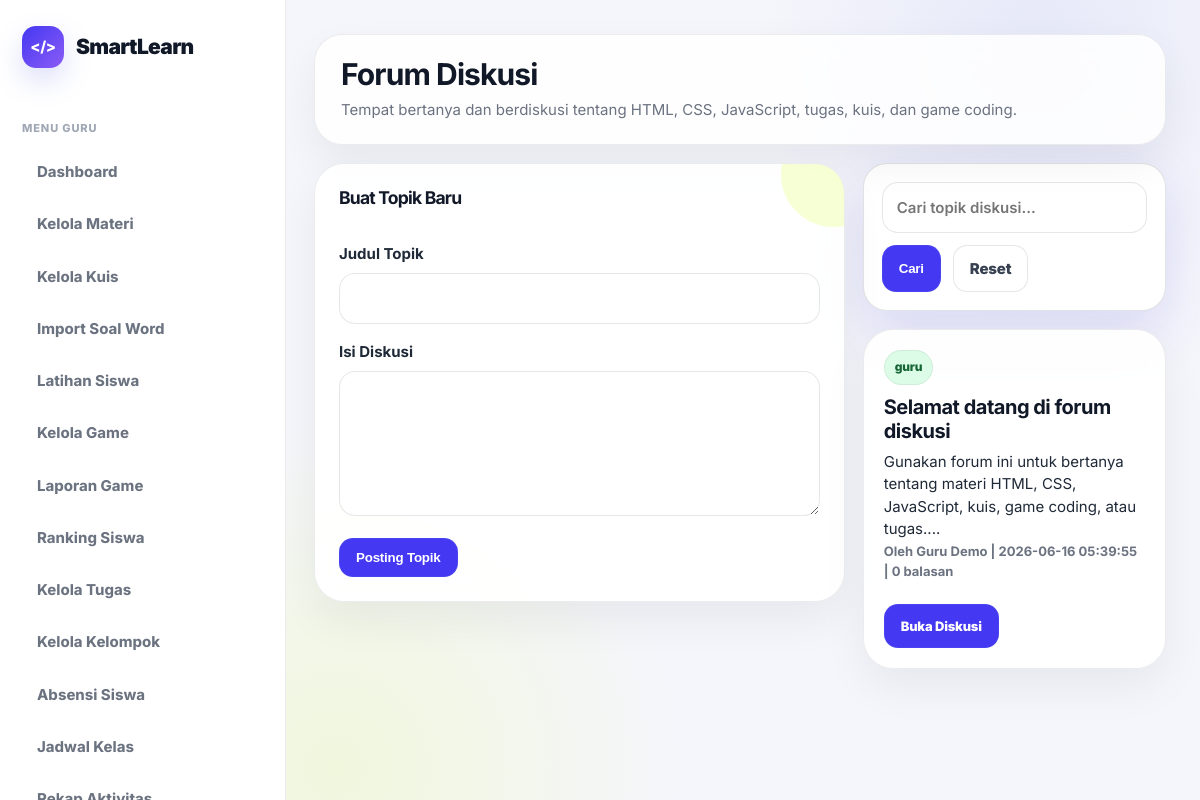
Screenshot of /pages/guru/forum.php (signed in) with the database file from the repository.
### tables this page shows
CREATE TABLE IF NOT EXISTS ui_settings (
    id_setting INT AUTO_INCREMENT PRIMARY KEY,
    app_name VARCHAR(100) NOT NULL DEFAULT 'SmartLearn',
    logo_icon VARCHAR(20) NOT NULL DEFAULT '</>',
    primary_color VARCHAR(20) NOT NULL DEFAULT '#4438f2',
    accent_color VARCHAR(20) NOT NULL DEFAULT '#d8ff3e',
    sidebar_color VARCHAR(20) NOT NULL DEFAULT '#151923',
    radius_size INT NOT NULL DEFAULT 30,
    updated_at TIMESTAMP DEFAULT CURRENT_TIMESTAMP ON UPDATE CURRENT_TIMESTAMP
);

CREATE TABLE IF NOT EXISTS forum_topics (
    id_topic INT AUTO_INCREMENT PRIMARY KEY,
    id_user INT NOT NULL,
    role VARCHAR(20) NOT NULL,
    judul VARCHAR(200) NOT NULL,
    isi TEXT NOT NULL,
    created_at TIMESTAMP DEFAULT CURRENT_TIMESTAMP,
    FOREIGN KEY (id_user) REFERENCES users(id_user) ON DELETE CASCADE
);

CREATE TABLE users (
    id_user INT AUTO_INCREMENT PRIMARY KEY,
    nama VARCHAR(100) NOT NULL,
    email VARCHAR(100) NOT NULL UNIQUE,
    password VARCHAR(255) NOT NULL,
    role ENUM('siswa','guru','admin') NOT NULL,
    kelas VARCHAR(50) DEFAULT NULL,
    created_at TIMESTAMP DEFAULT CURRENT_TIMESTAMP
);

### includes/ui_settings.php (called while the page is built, shortened)
<?php
$ui = [
    'app_name' => 'SmartLearn',
    'logo_icon' => 'SL',
    'primary_color' => '#5b6ee1',
    'accent_color' => '#d8ff3e',
    'sidebar_color' => '#ffffff',
    'radius_size' => 24,
    'font_family' => 'Inter, Arial, sans-serif',
    'font_size' => 15,
    'text_color' => '#1f2937',
    'heading_color' => '#111827',
    'panel_color' => '#ffffff',
    'theme_template' => 'smartlearn_clean'
];
if (isset($koneksi)) {
    $ui_query = @mysqli_query($koneksi, "SELECT * FROM ui_settings WHERE id_setting=1");
    if ($ui_query && mysqli_num_rows($ui_query) > 0) {
        $db_ui = mysqli_fetch_assoc($ui_query);
        foreach ($db_ui as $key => $value) {
            if ($value !== null && $value !== '') {
                $ui[$key] = $value;
            }
        }
    }
}
$ui_app_name = $ui['app_name'] ?? 'SmartLearn';
$ui_logo_icon = $ui['logo_icon'] ?? 'SL';
?>

### pages/guru/forum.php (the view, shortened to what this page needs)
<?php
include "../../config/koneksi.php";
$keyword = mysqli_real_escape_string($koneksi, $_GET['keyword'] ?? '');
$where = "";
$topics = mysqli_query($koneksi, "
    SELECT forum_topics.*, users.nama, users.kelas,
        COUNT(forum_replies.id_reply) AS total_reply
    FROM forum_topics
    JOIN users ON forum_topics.id_user = users.id_user
    LEFT JOIN forum_replies ON forum_topics.id_topic = forum_replies.id_topic
    $where
    GROUP BY forum_topics.id_topic
    ORDER BY forum_topics.created_at DESC
");
?>
<!DOCTYPE html>
<html lang="id">
<head>
    <link rel="stylesheet" href="../../assets/css/style.css">
</head>
<body>
<div class="dashboard-layout">
    <?php include "sidebar.php"; ?>
    <main class="main">
        <div class="topbar">
            <div>
                <h1>Forum Diskusi</h1>
                <p>Tempat bertanya dan berdiskusi tentang HTML, CSS, JavaScript, tugas, kuis, dan game coding.</p>
            </div>
        </div>
        <section class="content-grid">
            <div>
                <form method="POST" class="card">
                    <h3>Buat Topik Baru</h3>
                    <br>
                    <div class="form-group">
                        <label>Judul Topik</label>
                        <input type="text" name="judul" class="form-control" required>
                    </div>
                    <div class="form-group">
                        <label>Isi Diskusi</label>
                        <textarea name="isi" class="form-control" rows="5" required></textarea>
                    </div>
                    <button type="submit" name="buat_topik" class="btn btn-primary">Posting Topik</button>
                </form>
            </div>
            <div>
                <div class="search-bar">
                    <form method="GET">
                        <input type="text" name="keyword" class="form-control" value="<?= htmlspecialchars($keyword); ?>" placeholder="Cari topik diskusi...">
                        <button type="submit" class="btn btn-primary">Cari</button>
                        <a href="forum.php" class="btn btn-outline">Reset</a>
                    </form>
                </div>
                <?php if ($topics): ?>
                    <?php while($row = mysqli_fetch_assoc($topics)): ?>
                        <div class="forum-card">
                            <span class="badge <?= $row['role'] == 'guru' ? 'badge-success' : 'badge-primary'; ?>"><?= $row['role']; ?></span>
                            <h3 class="forum-topic-title"><?= htmlspecialchars($row['judul']); ?></h3>
                            <p><?= nl2br(htmlspecialchars(substr($row['isi'], 0, 180))); ?>...</p>
                            <div class="forum-meta">
                                Oleh <?= htmlspecialchars($row['nama']); ?> | <?= $row['created_at']; ?> | <?= $row['total_reply']; ?> balasan
                            </div>
                            <br>
                            <a href="forum_detail.php?id=<?= $row['id_topic']; ?>" class="btn btn-primary btn-sm">Buka Diskusi</a>
                        </div>
                    <?php endwhile; ?>
                <?php endif; ?>
            </div>
        </section>
    </main>
</div>
</body>
</html>

### pages/guru/sidebar.php (shortened to what this page needs)
<?php
$currentPage = basename($_SERVER['PHP_SELF']);
include_once "../../includes/ui_settings.php";
?>
<aside class="sidebar">
    <div class="logo">
        <div class="logo-icon"><?= htmlspecialchars($ui_logo_icon); ?></div>
        <span><?= htmlspecialchars($ui_app_name); ?></span>
    </div>
    <div class="menu">
        <div class="menu-title">Menu Guru</div>
        <a class="<?= $currentPage == 'dashboard.php' ? 'active' : ''; ?>" href="dashboard.php">Dashboard</a>
        <a class="<?= in_array($currentPage, ['kelola_materi.php','edit_materi.php']) ? 'active' : ''; ?>" href="kelola_materi.php">Kelola Materi</a>
        <a class="<?= in_array($currentPage, ['kelola_kuis.php','edit_kuis.php']) ? 'active' : ''; ?>" href="kelola_kuis.php">Kelola Kuis</a>
        <a class="<?= $currentPage == 'import_soal_word.php' ? 'active' : ''; ?>" href="import_soal_word.php">Import Soal Word</a>
        <a class="<?= $currentPage == 'latihan_siswa.php' ? 'active' : ''; ?>" href="latihan_siswa.php">Latihan Siswa</a>
        <a class="<?= in_array($currentPage, ['kelola_game.php','edit_game_question.php']) ? 'active' : ''; ?>" href="kelola_game.php">Kelola Game</a>
        <a class="<?= $currentPage == 'laporan_game.php' ? 'active' : ''; ?>" href="laporan_game.php">Laporan Game</a>
        <a class="<?= $currentPage == 'ranking.php' ? 'active' : ''; ?>" href="ranking.php">Ranking Siswa</a>
        <a class="<?= in_array($currentPage, ['kelola_tugas.php','penilaian_tugas.php']) ? 'active' : ''; ?>" href="kelola_tugas.php">Kelola Tugas</a>
        <a class="<?= $currentPage == 'kelola_kelompok.php' ? 'active' : ''; ?>" href="kelola_kelompok.php">Kelola Kelompok</a>
        <a class="<?= $currentPage == 'absensi.php' ? 'active' : ''; ?>" href="absensi.php">Absensi Siswa</a>
        <a class="<?= $currentPage == 'jadwal.php' ? 'active' : ''; ?>" href="jadwal.php">Jadwal Kelas</a>
        <a class="<?= $currentPage == 'rekap_aktivitas.php' ? 'active' : ''; ?>" href="rekap_aktivitas.php">Rekap Aktivitas</a>
    </div>
</aside>

### rows the page displays
ui_settings: logo_icon "</>", app_name "SmartLearn"
forum_topics: role "guru", judul "Selamat datang di forum diskusi", isi "Gunakan forum ini untuk bertanya tentang materi HTML, CSS, JavaScript, kuis, game coding, atau tugas.", id_user.nama "Guru Demo", created_at "2026-06-16 05:39:55", total_reply "0"
